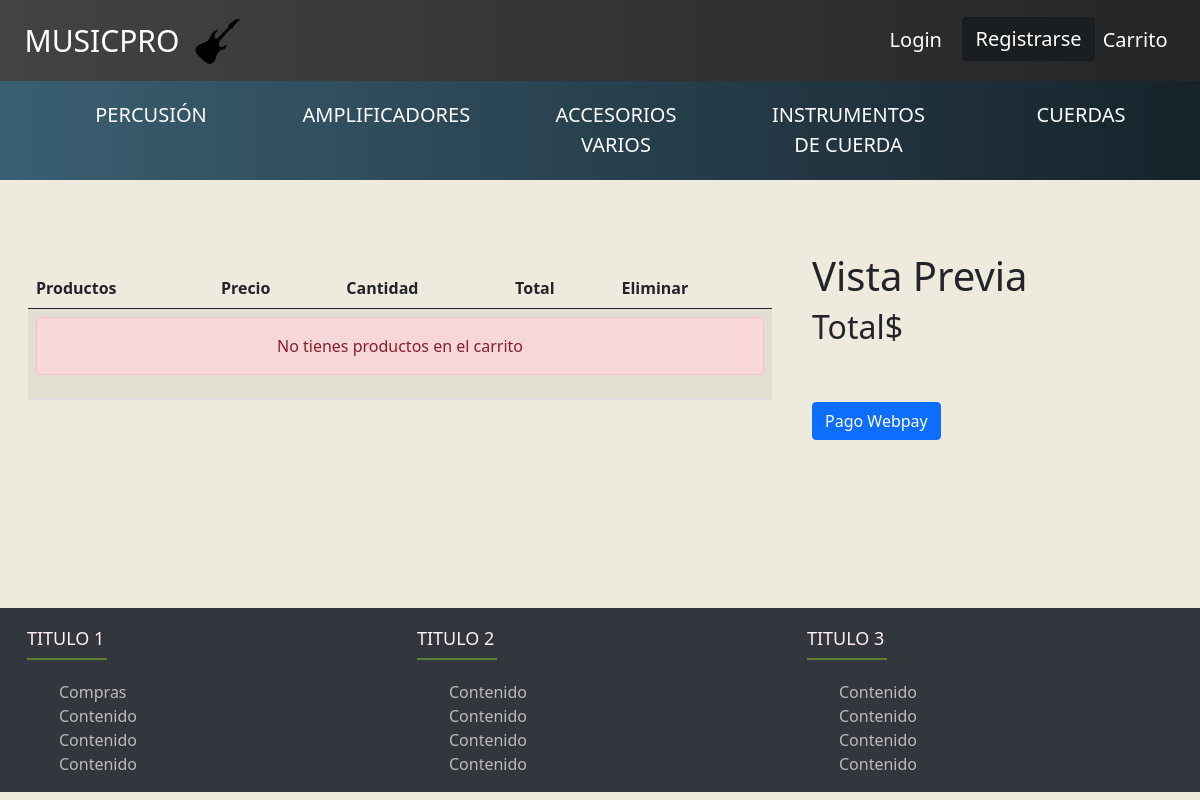
Screenshot of /cart.html with the database file from the repository.
### core/models.py (models this page shows, shortened)
class Categoria(models.Model):
    categoria = models.CharField(max_length=200, null=False)

### core/views.py (the view)
# urls.py: path('cart.html', views.cart, name='cart' ),
def cart(request):
    all_categorias = Categoria.objects.all()
    cart = Cart(request)
    total = 0
    FprecioC = 0
    buy_order = str(1)
    session_id = str(1)
    return_url = 'http://127.0.0.1:8000/commit.html'
    for key, value in request.session['cart'].items():
            total = total + (float(value['price']) * value['quantity'])
            FprecioC= int(total)
    amount = FprecioC
    try:
        response = Transaction().create(buy_order, session_id, amount, return_url)
        print(amount)
        return render(request, 'core/cart.html', {"response":response, 'all_categorias' : all_categorias})
    except TransbankError as e:
        print(e.message)
        return render(request, 'core/cart.html', {'all_categorias' : all_categorias})

### core/templates/core/cart.html (shortened to what this page needs)
{% extends 'core/base.html' %}
{% load static %}
{% load humanize %}
{% block content %}
{% load cart_tags %}
<br>
<br>
<br>
<div class="cart-page">
    <div class="container-fluid">
        <div class="row">
            <div class="col-lg-8">
                <div class="cart">
                    <div class="table-responsive card-body">
                        <table class="table table-striped table-hover">
                            <thead class="thead-dark">
                                <tr >
                                    <th>Productos</th>
                                    <th>Precio</th>
                                    <th>Cantidad</th>
                                    <th>Total</th>
                                    <th>Eliminar</th>
                                </tr>
                            </thead>
                            <tbody>
                                {% if request.session.cart.items %}
                                   {% for key, value in request.session.cart.items %}
                                        <tr class="text-center">
                                            <td>
                                            <div class="img card">
                                                <a href="#"><img src="{{ value.image }}" alt="Image" class="img-fluid" width="80px"></a>
                                                {{ value.name }}
                                            </div>
                                            </td>
                                            <td>${{value.price | intcomma}}</td>
                                            <td>
                                                <div class="qty">
                                                    <button class="btn-minus" style="background-color: rgb(0, 0, 0)"><a href="{% url 'decrement_product' value.product_id %}" >
                                                    <i class="fa fa-minus"></i></a></button>
                                                    <input type="text" value="{{ value.quantity }}" disabled>
                                                    <button class="btn-plus" style="background-color: rgb(0, 0, 0);"><a href="{% url 'add_product_carrito' value.product_id %}" >
                                                    <i class="fa fa-plus"></i></a></button>
                                                </div>
                                            </td>
                                            <td> ${{ value.price|multiply:value.quantity | intcomma}}</td>
                                            <td>
                                                <a href="{% url 'remove_product' value.product_id %}" class="btn btn-danger">Eliminar</a>
                                            </td>
                                        </tr>
                                   {% endfor %}
                                {% else %}
                                    <tr>
                                        <td colspan="5">
                                            <div class="alert alert-danger text-center">
                                                No tienes productos en el carrito
                                            </div>
                                        </td>
                                    </tr>
                                {% endif %}
                            </tbody>
                        </table>
                    </div>
                </div>
            </div>
            <div class="col-lg-4">
                <div class="cart-page-inner">
                    <div class="row">
                        <div class="col-md-12">
                            <div class="cart-summary">
                                <div class="cart-content">
                                    <h1>Vista Previa</h1>
                                    <h2>Total<span>${{cart_total_amount | intcomma}}</span></h2>
                                </div>
                                <div class="cart-btn">
                                    <form action="{{ response.url }}" method="POST">
                                        <br>
                                        <br>
                                        <button class="btn btn-primary" type="submit" value="Ejecutar Pago con Webpay">Pago Webpay</button>
                                    </form>
                                </div>
                            </div>
                        </div>
                    </div>
                </div>
            </div>
        </div>
    </div>
</div>
<br>
<br>
<br>
<br>
<br>
<br>
<br>
{% endblock %}

### core/templates/core/base.html (shortened to what this page needs)
{% load static %}
<!DOCTYPE html>
<html lang="es">
<head>
    <link rel="stylesheet" href="https://cdn.jsdelivr.net/npm/bootstrap-icons@1.5.0/font/bootstrap-icons.css">
    <link href="https://cdn.jsdelivr.net/npm/bootstrap@5.0.1/dist/css/bootstrap.min.css" rel="stylesheet">
    <link rel="stylesheet" href="{% static 'css/index.css' %}">
</head>
<body class="uwu">
    <nav class="navbar navbar-expand-lg  fixed-top">
        <div class="container-fluid">
            <a class="navbar-brand" style="font-size: 30px;" href="{% url 'index' %}">MUSICPRO</a>
            <img src="{% static 'img/music_pro.png' %}" style="width: 45px; padding-top: 10px;" alt="">
            <div class="collapse navbar-collapse " id="navbarSupportedContent">
                <ul class="navbar-nav ms-auto mb-2 mb-lg-0">
                    {% if user.is_authenticated %}
                        {% if user.is_superuser %}
                        <li class="nav-item">
                            <a class="btn btn-dark active" href="{% url 'new_product' %}">Agregar Producto</a>
                        </li>
                        &nbsp;
                        &nbsp;
                        <li class="nav-item">
                            <a class="btn btn-dark active" href="{% url 'list_product' %}">Lista de Productos</a>
                        </li>
                        &nbsp;
                        &nbsp;
                        <li class="nav-item">
                            <a class="btn btn-dark active" href="{% url 'list_category' %}">Categorias</a>
                        </li>
                        &nbsp;
                        &nbsp;
                        <li class="nav-item">
                            <a class="btn btn-dark active" href="{% url 'list_subcat' %}">SubCategorias</a>
                        </li>
                        {% endif %}
                    <li class="nav-item">
                        <a class="nav-link active">{{ user.username }}</a>
                    </li>
                    <li class="nav-item">
                        <a class="nav-link active" href="{% url 'logout' %}">Cerrar Sesión</a>
                    </li>
                    {% else %}
                    <li class="nav-item">
                        <a class="nav-link active" href="{% url 'login' %}">Login</a>
                    </li>
                    <li class="nav-item">
                        <a class="btn btn-dark active" href="{% url 'register' %}">Registrarse</a>
                    </li>
                    {% endif %}
                    <li>
                        <a href="{% url 'cart' %}" class="nav-item nav-link">Carrito</a>
                    </li>
                </ul>
            </div>
        </div>
    </nav>
    <div class="row">
        <div class="bottom_nav">
            <ul class="row">
                {% for c in all_categorias %}
                <li class="col col-md-2 col-sm-3 col-xs-6 "><a class="text-decoration-none" href="{% url 'sub_categories' c.id %}">{{c.categoria }}</a></li>
                {% endfor %}
            </ul>
        </div>
    </div>
    {% block content %} {% endblock %}
    <footer class="footer">
        <div class="container ">
            <div class="row">
                <div class="footer-col col-lg-4 col-md-2 col-sm-4 col-xs-12">
                    <h4>TITULO 1</h4>
                    <ul>
                        <li>
                            <a href="#">Compras</a>
                        </li>
                        <li>
                            <a href="#">contenido</a>
                        </li>
                        <li>
                            <a href="#">contenido</a>
                        </li>
                        <li>
                            <a href="#">contenido</a>
                        </li>
                    </ul>
                </div>
                <div class="footer-col col-lg-4 col-md-4 col-sm-4 col-xs-12">
                    <h4>TITULO 2 </h4>
                    <ul>
                        <li>
                            <a href="#">contenido</a>
                        </li>
                        <li>
                            <a href="#">contenido</a>
                        </li>
                        <li>
                            <a href="#">contenido</a>
                        </li>
                        <li>
                            <a href="#">contenido</a>
                        </li>
                    </ul>
                </div>
                <div class="footer-col  col-lg-4 col-md-4 col-sm-4 col-xs-12">
                    <h4>TITULO 3</h4>
                    <ul>
                        <li>
                            <a href="#">contenido</a>
                        </li>
                        <li>
                            <a href="#">contenido</a>
                        </li>
                        <li>
                            <a href="#">contenido</a>
                        </li>
                        <li>
                            <a href="#">contenido</a>
                        </li>
                    </ul>
                </div>
            </div>
        </div>
    </footer>
</body>
</html>

### core/static/css/index.css (style rules this page uses)
.uwu { background-color: rgb(238, 234, 221); }
.bottom_nav { width: 100%; background: #16222A; background: -webkit-linear-gradient(to right, #3A6073, #16222A); background: linear-gradient(to right, #3A6073, #16222A); height: 45px; padding: 80px 50px; padding-top: 100px; }
.bottom_nav ul { height: 45px; display: flex; justify-content: space-between; align-items: center; }
.bottom_nav ul li { height: 60px; text-align: center; }
.bottom_nav ul li a { color: #ffffff; text-transform: uppercase; font-size: 20px; }
.container-fluid a { font-size: 20px; color: #ffffff; }
.navbar { background: #232526; background: -webkit-linear-gradient(to right, #2c2c31, #232526); background: linear-gradient(to right, #414345, #232526); }
footer .container { max-width: 1170px; margin: auto; }
.footer { background-color: #33363d; }
ul { list-style: none; }
.footer { padding-top: 20px; }
.footer-col { text-transform: capitalize; }
footer .row { text-align: left; }
.footer-col h4 { font-size: 18px; color: lavenderblush; text-transform: capitalize; margin-bottom: 30px; font-weight: 500; position: relative; }
.footer-col ul li a { font-size: 16px; text-transform: capitalize; color: #fff; text-decoration: none; font-weight: 300; color: #bbb; display: block; }
.footer-col h4::before { content: ''; position: absolute; left: 10; bottom: -10px; background-color: rgb(90, 126, 54); height: 2px; box-sizing: border-box; width: 80px; }

### rows the page displays
Categoria: categoria "PERCUSIÓN"
Categoria: categoria "AMPLIFICADORES"
Categoria: categoria "ACCESORIOS VARIOS"
Categoria: categoria "INSTRUMENTOS DE CUERDA"
Categoria: categoria "CUERDAS"
